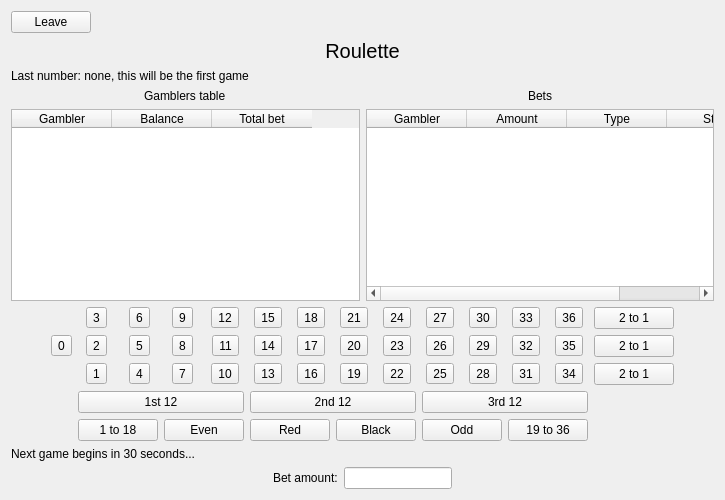
    <widget class="QWidget" name="pageRoulette">
     <layout class="QVBoxLayout" name="verticalLayout_32">
      <item>
       <layout class="QHBoxLayout" name="horizontalLayout_35">
        <item>
         <widget class="QPushButton" name="buttonLeaveRoulette">
          <property name="text">
           <string>Leave</string>
          </property>
         </widget>
        </item>
        <item>
         <spacer name="horizontalSpacer_15">
          <property name="orientation">
           <enum>Qt::Horizontal</enum>
          </property>
          <property name="sizeHint" stdset="0">
           <size>
            <width>40</width>
            <height>20</height>
           </size>
          </property>
         </spacer>
        </item>
       </layout>
      </item>
      <item>
       <widget class="QLabel" name="label_55">
        <property name="font">
         <font>
          <pointsize>15</pointsize>
         </font>
        </property>
        <property name="text">
         <string>Roulette</string>
        </property>
        <property name="alignment">
         <set>Qt::AlignCenter</set>
        </property>
       </widget>
      </item>
      <item>
       <widget class="QLabel" name="labelLastResultsRoulette">
        <property name="text">
         <string>Last number: none, this will be the first game</string>
        </property>
       </widget>
      </item>
      <item>
       <layout class="QHBoxLayout" name="horizontalLayout_34">
        <item>
         <layout class="QVBoxLayout" name="verticalLayout_3">
          <item alignment="Qt::AlignHCenter">
           <widget class="QLabel" name="label_5">
            <property name="text">
             <string>Gamblers table</string>
            </property>
           </widget>
          </item>
          <item>
           <widget class="QTableWidget" name="tableGamblersRoulette">
            <property name="sizePolicy">
             <sizepolicy hsizetype="Minimum" vsizetype="Expanding">
              <horstretch>0</horstretch>
              <verstretch>0</verstretch>
             </sizepolicy>
            </property>
            <column>
             <property name="text">
              <string>Gambler</string>
             </property>
            </column>
            <column>
             <property name="text">
              <string>Balance</string>
             </property>
            </column>
            <column>
             <property name="text">
              <string>Total bet</string>
             </property>
            </column>
           </widget>
          </item>
         </layout>
        </item>
        <item>
         <layout class="QVBoxLayout" name="verticalLayout_31">
          <item alignment="Qt::AlignHCenter">
           <widget class="QLabel" name="label_6">
            <property name="text">
             <string>Bets</string>
            </property>
           </widget>
          </item>
          <item>
           <widget class="QTableWidget" name="tableBetsRoulette">
            <property name="sizePolicy">
             <sizepolicy hsizetype="Minimum" vsizetype="Expanding">
              <horstretch>0</horstretch>
              <verstretch>0</verstretch>
             </sizepolicy>
            </property>
            <column>
             <property name="text">
              <string>Gambler</string>
             </property>
            </column>
            <column>
             <property name="text">
              <string>Amount</string>
             </property>
            </column>
            <column>
             <property name="text">
              <string>Type</string>
             </property>
            </column>
            <column>
             <property name="text">
              <string>State</string>
             </property>
            </column>
           </widget>
          </item>
         </layout>
        </item>
       </layout>
      </item>
      <item>
       <layout class="QHBoxLayout" name="horizontalLayout_31">
        <item>
         <spacer name="horizontalSpacer_11">
          <property name="orientation">
           <enum>Qt::Horizontal</enum>
          </property>
          <property name="sizeHint" stdset="0">
           <size>
            <width>40</width>
            <height>20</height>
           </size>
          </property>
         </spacer>
        </item>
        <item>
         <layout class="QGridLayout" name="gridLayout">
          <item row="1" column="7" alignment="Qt::AlignHCenter">
           <widget class="QToolButton" name="toolButtonRouletteBet20">
            <property name="layoutDirection">
             <enum>Qt::LeftToRight</enum>
            </property>
            <property name="text">
             <string>20</string>
            </property>
           </widget>
          </item>
          <item row="0" column="12" alignment="Qt::AlignHCenter">
           <widget class="QToolButton" name="toolButtonRouletteBet36">
            <property name="text">
             <string>36</string>
            </property>
           </widget>
          </item>
          <item row="0" column="7" alignment="Qt::AlignHCenter">
           <widget class="QToolButton" name="toolButtonRouletteBet21">
            <property name="text">
             <string>21</string>
            </property>
           </widget>
          </item>
          <item row="2" column="3" alignment="Qt::AlignHCenter">
           <widget class="QToolButton" name="toolButtonRouletteBet7">
            <property name="text">
             <string>7</string>
            </property>
           </widget>
          </item>
          <item row="1" column="5" alignment="Qt::AlignHCenter">
           <widget class="QToolButton" name="toolButtonRouletteBet14">
            <property name="text">
             <string>14</string>
            </property>
           </widget>
          </item>
          <item row="5" column="9" colspan="2">
           <widget class="QPushButton" name="buttonBetEvenodd1_2">
            <property name="text">
             <string>Odd</string>
            </property>
           </widget>
          </item>
          <item row="4" column="5" colspan="4">
           <widget class="QPushButton" name="buttonBetTwelve2">
            <property name="text">
             <string>2nd 12</string>
            </property>
           </widget>
          </item>
          <item row="2" column="5" alignment="Qt::AlignHCenter">
           <widget class="QToolButton" name="toolButtonRouletteBet13_2">
            <property name="text">
             <string>13</string>
            </property>
           </widget>
          </item>
          <item row="1" column="0" alignment="Qt::AlignHCenter">
           <widget class="QToolButton" name="toolButtonRouletteBet0">
            <property name="text">
             <string>0</string>
            </property>
           </widget>
          </item>
          <item row="0" column="8" alignment="Qt::AlignHCenter">
           <widget class="QToolButton" name="toolButtonRouletteBet24">
            <property name="text">
             <string>24</string>
            </property>
           </widget>
          </item>
          <item row="0" column="11" alignment="Qt::AlignHCenter">
           <widget class="QToolButton" name="toolButtonRouletteBet33">
            <property name="text">
             <string>33</string>
            </property>
           </widget>
          </item>
          <item row="5" column="11" colspan="2">
           <widget class="QPushButton" name="buttonBetHalf2">
            <property name="text">
             <string>19 to 36</string>
            </property>
           </widget>
          </item>
          <item row="0" column="1" alignment="Qt::AlignHCenter|Qt::AlignVCenter">
           <widget class="QToolButton" name="toolButtonRouletteBet3">
            <property name="text">
             <string>3</string>
            </property>
           </widget>
          </item>
          <item row="0" column="10" alignment="Qt::AlignHCenter">
           <widget class="QToolButton" name="toolButtonRouletteBet30">
            <property name="text">
             <string>30</string>
            </property>
           </widget>
          </item>
          <item row="1" column="9" alignment="Qt::AlignHCenter">
           <widget class="QToolButton" name="toolButtonRouletteBet26">
            <property name="text">
             <string>26</string>
            </property>
           </widget>
          </item>
          <item row="1" column="4" alignment="Qt::AlignHCenter">
           <widget class="QToolButton" name="toolButtonRouletteBet12">
            <property name="text">
             <string>11</string>
            </property>
           </widget>
          </item>
          <item row="0" column="5" alignment="Qt::AlignHCenter">
           <widget class="QToolButton" name="toolButtonRouletteBet15">
            <property name="text">
             <string>15</string>
            </property>
           </widget>
          </item>
          <item row="1" column="8" alignment="Qt::AlignHCenter">
           <widget class="QToolButton" name="toolButtonRouletteBet23">
            <property name="text">
             <string>23</string>
            </property>
           </widget>
          </item>
          <item row="1" column="2" alignment="Qt::AlignHCenter">
           <widget class="QToolButton" name="toolButtonRouletteBet5">
            <property name="text">
             <string>5</string>
            </property>
           </widget>
          </item>
          <item row="5" column="5" colspan="2">
           <widget class="QPushButton" name="buttonBetColor1">
            <property name="text">
             <string>Red</string>
            </property>
           </widget>
          </item>
          <item row="2" column="9" alignment="Qt::AlignHCenter">
           <widget class="QToolButton" name="toolButtonRouletteBet25">
            <property name="text">
             <string>25</string>
            </property>
           </widget>
          </item>
          <item row="2" column="10" alignment="Qt::AlignHCenter">
           <widget class="QToolButton" name="toolButtonRouletteBet28">
            <property name="text">
             <string>28</string>
            </property>
           </widget>
          </item>
          <item row="0" column="6" alignment="Qt::AlignHCenter">
           <widget class="QToolButton" name="toolButtonRouletteBet18">
            <property name="text">
             <string>18</string>
            </property>
           </widget>
          </item>
          <item row="1" column="10" alignment="Qt::AlignHCenter">
           <widget class="QToolButton" name="toolButtonRouletteBet29">
            <property name="text">
             <string>29</string>
            </property>
           </widget>
          </item>
          <item row="4" column="1" colspan="4">
           <widget class="QPushButton" name="buttonBetTwelve1">
            <property name="text">
             <string>1st 12</string>
            </property>
           </widget>
          </item>
          <item row="0" column="9" alignment="Qt::AlignHCenter">
           <widget class="QToolButton" name="toolButtonRouletteBet27">
            <property name="text">
             <string>27</string>
            </property>
           </widget>
          </item>
          <item row="1" column="14">
           <widget class="QPushButton" name="buttonBetColumn2">
            <property name="text">
             <string>2 to 1</string>
            </property>
           </widget>
          </item>
          <item row="0" column="3" alignment="Qt::AlignHCenter">
           <widget class="QToolButton" name="toolButtonRouletteBet9">
            <property name="text">
             <string>9</string>
            </property>
           </widget>
          </item>
          <item row="2" column="7" alignment="Qt::AlignHCenter">
           <widget class="QToolButton" name="toolButtonRouletteBet19">
            <property name="text">
             <string>19</string>
            </property>
           </widget>
          </item>
          <item row="1" column="6" alignment="Qt::AlignHCenter">
           <widget class="QToolButton" name="toolButtonRouletteBet17">
            <property name="text">
             <string>17</string>
            </property>
           </widget>
          </item>
          <item row="2" column="2" alignment="Qt::AlignHCenter">
           <widget class="QToolButton" name="toolButtonRouletteBet4">
            <property name="text">
             <string>4</string>
            </property>
           </widget>
          </item>
          <item row="0" column="4" alignment="Qt::AlignHCenter">
           <widget class="QToolButton" name="toolButtonRouletteBet13">
            <property name="text">
             <string>12</string>
            </property>
           </widget>
          </item>
          <item row="2" column="14">
           <widget class="QPushButton" name="buttonBetColumn1">
            <property name="text">
             <string>2 to 1</string>
            </property>
           </widget>
          </item>
          <item row="5" column="7" colspan="2">
           <widget class="QPushButton" name="buttonBetColor2">
            <property name="text">
             <string>Black</string>
            </property>
           </widget>
          </item>
          <item row="1" column="12" alignment="Qt::AlignHCenter">
           <widget class="QToolButton" name="toolButtonRouletteBet35">
            <property name="text">
             <string>35</string>
            </property>
           </widget>
          </item>
          <item row="1" column="3" alignment="Qt::AlignHCenter">
           <widget class="QToolButton" name="toolButtonRouletteBet8">
            <property name="text">
             <string>8</string>
            </property>
           </widget>
          </item>
          <item row="2" column="6" alignment="Qt::AlignHCenter">
           <widget class="QToolButton" name="toolButtonRouletteBet16">
            <property name="text">
             <string>16</string>
            </property>
           </widget>
          </item>
          <item row="2" column="8" alignment="Qt::AlignHCenter">
           <widget class="QToolButton" name="toolButtonRouletteBet22">
            <property name="text">
             <string>22</string>
            </property>
           </widget>
          </item>
          <item row="2" column="11" alignment="Qt::AlignHCenter">
           <widget class="QToolButton" name="toolButtonRouletteBet31">
            <property name="text">
             <string>31</string>
            </property>
           </widget>
          </item>
          <item row="1" column="11" alignment="Qt::AlignHCenter">
           <widget class="QToolButton" name="toolButtonRouletteBet31_2">
            <property name="text">
             <string>32</string>
            </property>
           </widget>
          </item>
          <item row="1" column="1" alignment="Qt::AlignHCenter">
           <widget class="QToolButton" name="toolButtonRouletteBet2">
            <property name="text">
             <string>2</string>
            </property>
           </widget>
          </item>
          <item row="2" column="4" alignment="Qt::AlignHCenter">
           <widget class="QToolButton" name="toolButtonRouletteBet10">
            <property name="text">
             <string>10</string>
            </property>
           </widget>
          </item>
          <item row="0" column="14">
           <widget class="QPushButton" name="buttonBetColumn3">
            <property name="text">
             <string>2 to 1</string>
            </property>
           </widget>
          </item>
          <item row="2" column="12" alignment="Qt::AlignHCenter">
           <widget class="QToolButton" name="toolButtonRouletteBet34">
            <property name="text">
             <string>34</string>
            </property>
           </widget>
          </item>
          <item row="5" column="1" colspan="2">
           <widget class="QPushButton" name="buttonBetHalf1">
            <property name="text">
             <string>1 to 18</string>
            </property>
           </widget>
          </item>
          <item row="5" column="3" colspan="2">
           <widget class="QPushButton" name="buttonBetEvenodd1">
            <property name="text">
             <string>Even</string>
            </property>
           </widget>
          </item>
          <item row="2" column="1" alignment="Qt::AlignHCenter">
           <widget class="QToolButton" name="toolButtonRouletteBet1">
            <property name="text">
             <string>1</string>
            </property>
           </widget>
          </item>
          <item row="0" column="2" alignment="Qt::AlignHCenter">
           <widget class="QToolButton" name="toolButtonRouletteBet6">
            <property name="text">
             <string>6</string>
            </property>
           </widget>
          </item>
          <item row="4" column="9" colspan="4">
           <widget class="QPushButton" name="buttonBetTwelve3">
            <property name="text">
             <string>3rd 12</string>
            </property>
           </widget>
          </item>
         </layout>
        </item>
        <item>
         <spacer name="horizontalSpacer_12">
          <property name="orientation">
           <enum>Qt::Horizontal</enum>
          </property>
          <property name="sizeHint" stdset="0">
           <size>
            <width>40</width>
            <height>20</height>
           </size>
          </property>
         </spacer>
        </item>
       </layout>
      </item>
      <item>
       <widget class="QLabel" name="labelCountdownRoulette">
        <property name="text">
         <string>Next game begins in 30 seconds...</string>
        </property>
       </widget>
      </item>
      <item>
       <layout class="QHBoxLayout" name="horizontalLayout_32">
        <item>
         <spacer name="horizontalSpacer_13">
          <property name="orientation">
           <enum>Qt::Horizontal</enum>
          </property>
          <property name="sizeHint" stdset="0">
           <size>
            <width>40</width>
            <height>20</height>
           </size>
          </property>
         </spacer>
        </item>
        <item>
         <layout class="QHBoxLayout" name="horizontalLayout_33">
          <item>
           <widget class="QLabel" name="label_4">
            <property name="text">
             <string>Bet amount:</string>
            </property>
           </widget>
          </item>
          <item>
           <widget class="QLineEdit" name="lineEditBetRoulette">
            <property name="sizePolicy">
             <sizepolicy hsizetype="Minimum" vsizetype="Fixed">
              <horstretch>0</horstretch>
              <verstretch>0</verstretch>
             </sizepolicy>
            </property>
           </widget>
          </item>
         </layout>
        </item>
        <item>
         <spacer name="horizontalSpacer_14">
          <property name="orientation">
           <enum>Qt::Horizontal</enum>
          </property>
          <property name="sizeHint" stdset="0">
           <size>
            <width>40</width>
            <height>20</height>
           </size>
          </property>
         </spacer>
        </item>
       </layout>
      </item>
     </layout>
    </widget>
